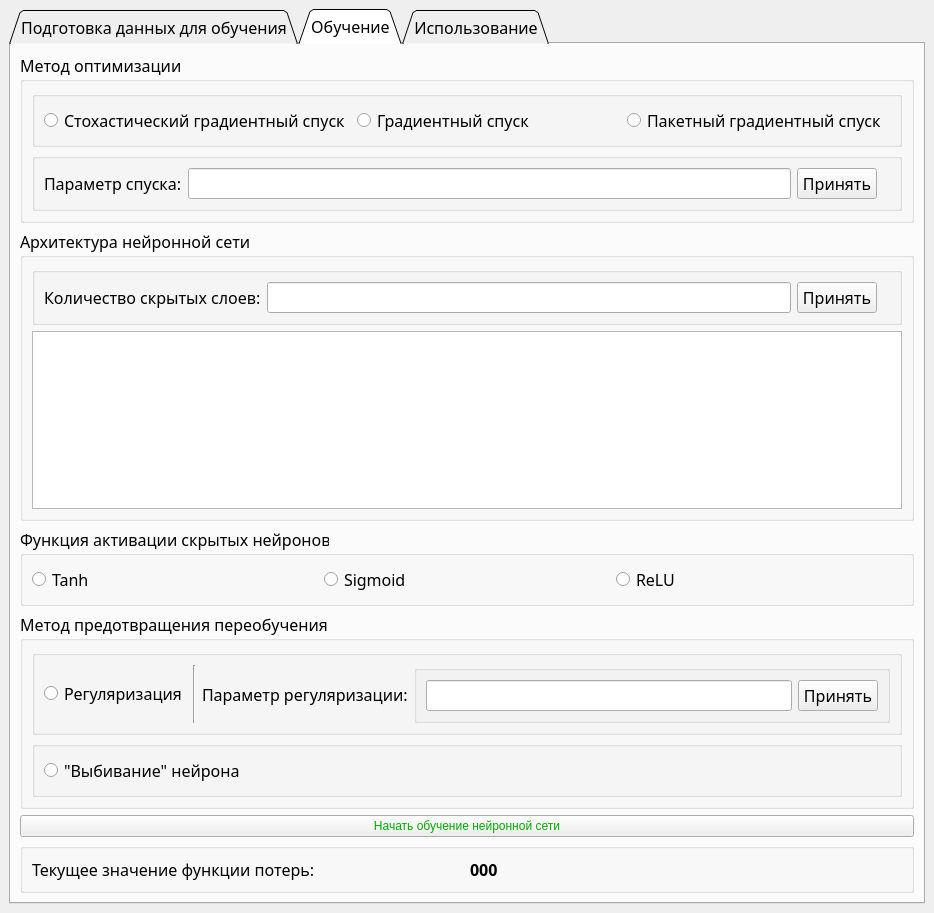
<?xml version="1.0" encoding="UTF-8"?>
<ui version="4.0">
 <class>MainWindow</class>
 <widget class="QMainWindow" name="MainWindow">
  <property name="windowModality">
   <enum>Qt::NonModal</enum>
  </property>
  <property name="geometry">
   <rect>
    <x>0</x>
    <y>0</y>
    <width>934</width>
    <height>913</height>
   </rect>
  </property>
  <property name="font">
   <font>
    <family>Corbel</family>
    <pointsize>12</pointsize>
   </font>
  </property>
  <property name="windowTitle">
   <string>Распознавание цифры на изображении</string>
  </property>
  <property name="tabShape">
   <enum>QTabWidget::Rounded</enum>
  </property>
  <widget class="QWidget" name="centralwidget">
   <layout class="QHBoxLayout" name="horizontalLayout">
    <item>
     <widget class="QTabWidget" name="tabWidget">
      <property name="tabShape">
       <enum>QTabWidget::Triangular</enum>
      </property>
      <property name="currentIndex">
       <number>1</number>
      </property>
      <property name="elideMode">
       <enum>Qt::ElideNone</enum>
      </property>
      <widget class="QWidget" name="data_preprocessing">
       <attribute name="title">
        <string>Подготовка данных для обучения</string>
       </attribute>
       <layout class="QVBoxLayout" name="verticalLayout_8">
        <item>
         <widget class="QGroupBox" name="groupbox_choose_file">
          <property name="title">
           <string>Выбрать файл с данными для обучения</string>
          </property>
          <property name="alignment">
           <set>Qt::AlignLeading|Qt::AlignLeft|Qt::AlignTop</set>
          </property>
          <layout class="QGridLayout" name="gridLayout">
           <item row="0" column="0">
            <widget class="QPushButton" name="button_upload">
             <property name="text">
              <string>Загрузить...</string>
             </property>
            </widget>
           </item>
          </layout>
         </widget>
        </item>
        <item>
         <widget class="QGroupBox" name="groupbox_preview">
          <property name="title">
           <string>Предпросмотр</string>
          </property>
          <layout class="QVBoxLayout" name="verticalLayout_9">
           <item>
            <widget class="QTableWidget" name="table_preview_file"/>
           </item>
          </layout>
         </widget>
        </item>
        <item>
         <widget class="QPushButton" name="pushButton">
          <property name="text">
           <string>Сохранить</string>
          </property>
         </widget>
        </item>
       </layout>
      </widget>
      <widget class="QWidget" name="tab_learning">
       <attribute name="title">
        <string>Обучение</string>
       </attribute>
       <layout class="QVBoxLayout" name="verticalLayout">
        <item>
         <widget class="QGroupBox" name="groupbox_optimization_method">
          <property name="title">
           <string>Метод оптимизации</string>
          </property>
          <property name="flat">
           <bool>false</bool>
          </property>
          <layout class="QVBoxLayout" name="verticalLayout_2">
           <item>
            <widget class="QGroupBox" name="groupBox_2">
             <property name="title">
              <string/>
             </property>
             <layout class="QHBoxLayout" name="horizontalLayout_8">
              <item>
               <widget class="QRadioButton" name="radio_button_stochastic_gradient_descent">
                <property name="accessibleName">
                 <string>stochastic_gradient_descent</string>
                </property>
                <property name="text">
                 <string>Стохастический градиентный спуск</string>
                </property>
               </widget>
              </item>
              <item>
               <widget class="QRadioButton" name="radio_button_gradient_descent">
                <property name="accessibleName">
                 <string>gradient_descent</string>
                </property>
                <property name="text">
                 <string>Градиентный спуск</string>
                </property>
                <property name="autoExclusive">
                 <bool>true</bool>
                </property>
                <property name="autoRepeatDelay">
                 <number>0</number>
                </property>
               </widget>
              </item>
              <item>
               <widget class="QRadioButton" name="radio_buttion_batch_gradient_descent">
                <property name="accessibleName">
                 <string>batch_gradient_descent</string>
                </property>
                <property name="autoFillBackground">
                 <bool>false</bool>
                </property>
                <property name="text">
                 <string>Пакетный градиентный спуск</string>
                </property>
               </widget>
              </item>
             </layout>
            </widget>
           </item>
           <item>
            <widget class="QGroupBox" name="groupbox_descent_param">
             <property name="title">
              <string/>
             </property>
             <layout class="QHBoxLayout" name="horizontalLayout_4">
              <item>
               <widget class="QLabel" name="label_descent_param">
                <property name="text">
                 <string>Параметр спуска:</string>
                </property>
               </widget>
              </item>
              <item>
               <widget class="QLineEdit" name="line_edit_descent_param">
                <property name="text">
                 <string/>
                </property>
               </widget>
              </item>
              <item>
               <widget class="QPushButton" name="button_apply_gradient_hyper_param">
                <property name="text">
                 <string>Принять</string>
                </property>
               </widget>
              </item>
              <item>
               <widget class="QLabel" name="label_status_gradient_param">
                <property name="styleSheet">
                 <string notr="true">QLabel {
        color: green;
	font: 12pt &quot;MS Shell Dlg 2&quot;;
    }</string>
                </property>
                <property name="text">
                 <string/>
                </property>
                <property name="alignment">
                 <set>Qt::AlignCenter</set>
                </property>
               </widget>
              </item>
             </layout>
            </widget>
           </item>
          </layout>
         </widget>
        </item>
        <item>
         <widget class="QGroupBox" name="groupbox_set_neural_network">
          <property name="title">
           <string>Архитектура нейронной сети</string>
          </property>
          <property name="flat">
           <bool>false</bool>
          </property>
          <layout class="QVBoxLayout" name="verticalLayout_3">
           <item>
            <widget class="QGroupBox" name="groupbox_hidden_layers">
             <property name="title">
              <string/>
             </property>
             <layout class="QHBoxLayout" name="horizontalLayout_6">
              <item>
               <widget class="QLabel" name="label">
                <property name="text">
                 <string>Количество скрытых слоев:</string>
                </property>
               </widget>
              </item>
              <item>
               <widget class="QLineEdit" name="number_of_hidden_layers"/>
              </item>
              <item>
               <widget class="QPushButton" name="button_accept_num_of_hidden_layers">
                <property name="text">
                 <string>Принять</string>
                </property>
               </widget>
              </item>
              <item>
               <widget class="QLabel" name="label_status_num_of_hidden_layer">
                <property name="styleSheet">
                 <string notr="true">QLabel {
        color: green;
	font: 12pt &quot;MS Shell Dlg 2&quot;;
    }</string>
                </property>
                <property name="text">
                 <string/>
                </property>
               </widget>
              </item>
             </layout>
            </widget>
           </item>
           <item>
            <widget class="QTableWidget" name="table_neuron_architecture">
             <property name="autoScrollMargin">
              <number>2</number>
             </property>
            </widget>
           </item>
          </layout>
         </widget>
        </item>
        <item>
         <widget class="QGroupBox" name="groupbox_activation_function">
          <property name="title">
           <string>Функция активации скрытых нейронов</string>
          </property>
          <property name="flat">
           <bool>false</bool>
          </property>
          <layout class="QHBoxLayout" name="horizontalLayout_7">
           <item>
            <widget class="QRadioButton" name="radio_button_tanh">
             <property name="text">
              <string>Tanh</string>
             </property>
            </widget>
           </item>
           <item>
            <widget class="QRadioButton" name="radio_button_sigmoid">
             <property name="text">
              <string>Sigmoid</string>
             </property>
            </widget>
           </item>
           <item>
            <widget class="QRadioButton" name="radio_button_relu">
             <property name="text">
              <string>ReLU</string>
             </property>
            </widget>
           </item>
          </layout>
         </widget>
        </item>
        <item>
         <widget class="QGroupBox" name="groupbox_variance_optimization">
          <property name="title">
           <string>Метод предотвращения переобучения</string>
          </property>
          <layout class="QVBoxLayout" name="verticalLayout_5">
           <item>
            <widget class="QGroupBox" name="groupbox_regularization">
             <property name="title">
              <string/>
             </property>
             <layout class="QHBoxLayout" name="horizontalLayout_2">
              <item>
               <widget class="QRadioButton" name="radio_button_regularization">
                <property name="text">
                 <string>Регуляризация</string>
                </property>
               </widget>
              </item>
              <item>
               <widget class="Line" name="line">
                <property name="orientation">
                 <enum>Qt::Vertical</enum>
                </property>
               </widget>
              </item>
              <item>
               <widget class="QLabel" name="label_ask_user_for_reg_param">
                <property name="text">
                 <string>Параметр регуляризации:</string>
                </property>
               </widget>
              </item>
              <item>
               <widget class="QGroupBox" name="groupbox_reg_param">
                <property name="title">
                 <string/>
                </property>
                <layout class="QHBoxLayout" name="horizontalLayout_3">
                 <item>
                  <widget class="QLineEdit" name="textedit_reg_param"/>
                 </item>
                 <item>
                  <widget class="QPushButton" name="button_apply_reg_param">
                   <property name="text">
                    <string>Принять</string>
                   </property>
                  </widget>
                 </item>
                </layout>
               </widget>
              </item>
             </layout>
            </widget>
           </item>
           <item>
            <widget class="QGroupBox" name="groupbox_dropout">
             <property name="title">
              <string/>
             </property>
             <layout class="QVBoxLayout" name="verticalLayout_6">
              <item>
               <widget class="QRadioButton" name="radio_button_dropout">
                <property name="text">
                 <string>&quot;Выбивание&quot; нейрона</string>
                </property>
               </widget>
              </item>
             </layout>
            </widget>
           </item>
          </layout>
         </widget>
        </item>
        <item>
         <widget class="QPushButton" name="button_start_learning">
          <property name="styleSheet">
           <string notr="true">font: 12pt &quot;MS Shell Dlg 2&quot;;
border-color: rgb(170, 85, 255);
color: rgb(0, 170, 0);r</string>
          </property>
          <property name="text">
           <string>Начать обучение нейронной сети</string>
          </property>
         </widget>
        </item>
        <item>
         <widget class="QGroupBox" name="groupbox_current_loss_function">
          <property name="title">
           <string/>
          </property>
          <layout class="QHBoxLayout" name="horizontalLayout_5">
           <item>
            <widget class="QLabel" name="label_say_here_loss_function">
             <property name="text">
              <string>Текущее значение функции потерь:</string>
             </property>
            </widget>
           </item>
           <item>
            <widget class="QLabel" name="label_current_loss">
             <property name="font">
              <font>
               <weight>75</weight>
               <bold>true</bold>
              </font>
             </property>
             <property name="text">
              <string>000</string>
             </property>
            </widget>
           </item>
          </layout>
         </widget>
        </item>
       </layout>
      </widget>
      <widget class="QWidget" name="tab_using">
       <attribute name="title">
        <string>Использование</string>
       </attribute>
       <layout class="QVBoxLayout" name="verticalLayout_7">
        <item>
         <widget class="QGroupBox" name="groupBox">
          <property name="title">
           <string>GroupBox</string>
          </property>
         </widget>
        </item>
       </layout>
      </widget>
     </widget>
    </item>
   </layout>
  </widget>
 </widget>
 <resources/>
 <connections/>
</ui>
